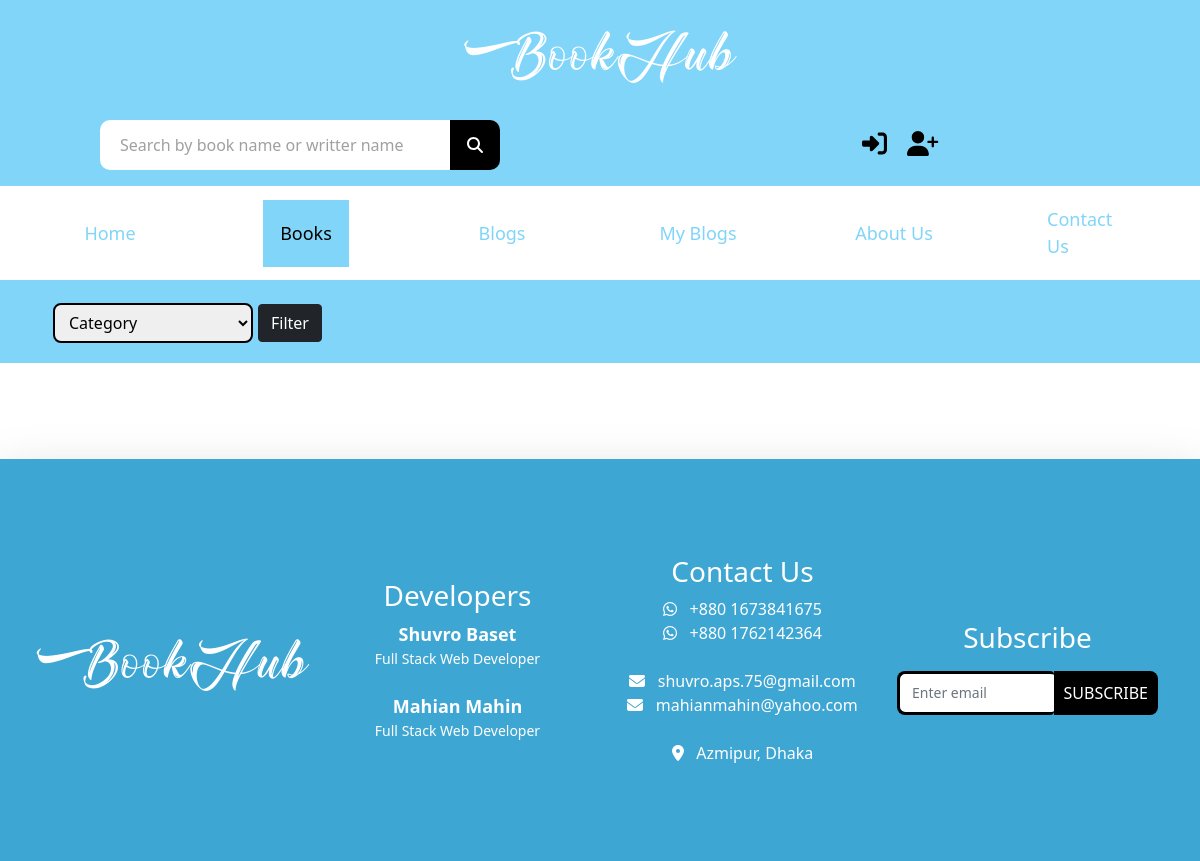
/books/, run on an earlier commit of the app's database.
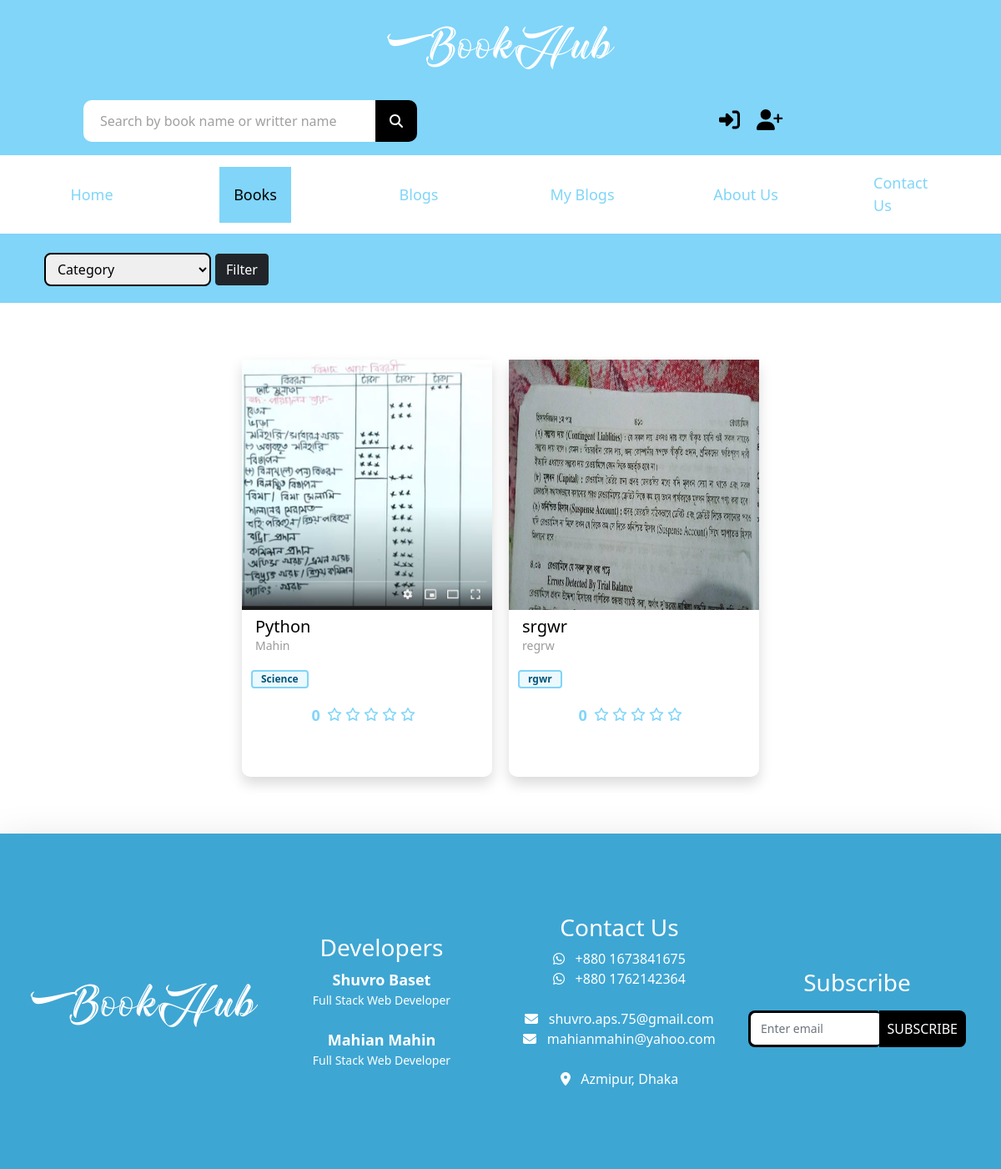
And on a later commit of the database.
### bookHub_app/models.py (models this page shows, shortened)
class Books(models.Model):
    uploader = models.ForeignKey(User, on_delete=models.CASCADE)
    book = models.FileField(upload_to='pdf')
    book_thumbnail = models.ImageField(upload_to='pdf/thumbnails', null=True)
    book_name = models.CharField(max_length=200, null=True)
    language = models.CharField(max_length=100, null=True)
    author_name = models.CharField(max_length=200, null=True)
    description = models.TextField()
    uploaded_time = models.DateTimeField(auto_now=True)
    book_category = models.CharField(max_length=1000, null=True)
    book_rating = models.IntegerField(null=True, blank=True, default=0)

### bookHub_app/views.py (the view)
# urls.py: path('books/', books, name="books"),
def books(request):
    books = Books.objects.all()
    category_dict = {}
    for book in books:
        item = book.book_category
        category = item.split(',')
        category_dict[book.id] = category
    println(category_dict)
    context = {
        "books": "active",
        "all_books": books,
        "category": category_dict
    }
    return render(request, 'books.html', context=context)

### bookHub_app/views.py (called while the page is built)
def println(text):
    print("\n====================\n", text, "\n====================\n")

### templates/books.html (shortened to what this page needs)
{% extends 'main.html' %}
{% load static %}
{% block content %}
    <section>
        <div class="filter_bar d-flex justify-content-end align-items-center">
          <div class="container d-flex flex-row justify-content-start align-items-center filter-container mx-3">
            <form>
              <select name="category" class="cat_filter">
                <option value="none" selected disabled>Category</option>
              </select>
            </form>
            <button type="submit" class="btn btn-dark">Filter</button>
          </div>
        </div>
    </section>
    <section class="my-5">
        <div class="container">
            <div class="d-flex flex-row justify-content-center align-items-center">
              <div class="book-card-section d-flex flex-row justify-content-start flex-wrap">
                {% if all_books %}
                  {% for book in all_books %}
                  <a href={% url 'book_details' id=book.id name=book.book_name %}>
                    <div class="book-card d-flex flex-column shadow">
                      <img class="book_avatar_img w-100" src={{ book.book_thumbnail.url }}>
                      <div class="name_section d-flex flex-column py-2 px-3">
                        <h5>{{ book.book_name }}</h5>
                        <span>{{ book.author_name }}</span>
                      </div>
                      <div class="category_section d-flex flex-row flex-wrap py-2 px-2">
                        {% for key, value in category.items %}
                          {% if key == book.id %}
                            {% for item in value %}
                              <div class="category_box d-flex justify-content-center align-items-center">{{ item }}</div>
                            {% endfor %}
                          {% endif %}
                        {% endfor %}
                      </div>
                      <div class="rating_section d-flex flex-row justify-content-center align-items-start py-2 px-3">
                      {% if book.book_rating <= .9 %}
                        <div class="rate_num">{{ book.book_rating }}</div>
                        <div class="rate_stars mx-2">
                          <i class="far fa-star" id="stars"></i>
                          <i class="far fa-star" id="stars"></i>
                          <i class="far fa-star" id="stars"></i>
                          <i class="far fa-star" id="stars"></i>
                          <i class="far fa-star" id="stars"></i>
                        </div>
                      {% endif %}
                      </div>
                    </div>
                  {% endfor %}
                {% endif %}
              </div>
            </div>
          </div>
    </section>
{% endblock %}

### templates/main.html (shortened to what this page needs)
{% load static i18n %}
<!DOCTYPE html>
<html lang="en">
  <head>
    <link  href="https://cdn.jsdelivr.net/npm/bootstrap@5.1.0/dist/css/bootstrap.min.css" rel="stylesheet"
    />
    <link rel="stylesheet" href="https://unpkg.com/swiper/swiper-bundle.min.css" />
    <link rel="stylesheet" href="{% static './css/style.css' %}" />
    <link rel="stylesheet" href="{% static './css/media.css' %}" />
  </head>
  <body>
{% include 'header.html' %}
{% block content %}
{% endblock %}
{% include 'footer.html' %}
  </body>
</html>

### templates/header.html (shortened to what this page needs)
{% load static %}
    <div class="container-fluid">
      <div class="row logo-row">
        <div class="col-sm-12 text-center text-white">
          <h2 class="my-3 logo">BookHub</h2>
        </div>
      </div>
      <div class="row logo-row search-icons-section" id="hide">
        <div class="col-sm-6 d-flex justify-content-center">
          <div class="search-bar my-3">
            <form method="post" class="d-flex flex-row">
              <input type="text" name="search" placeholder="Search by book name or writter name"/>
              <button type="submit"><i class="fas fa-search"></i></button>
            </form>
          </div>
        </div>
        <div class=" col-sm-6 d-flex justify-content-center align-items-center px-5 icon-section">
          {% if request.user.is_authenticated %}
            <a href={% url 'logout' %}><i title="Logout" class="fas fa-sign-out-alt icons"></i></a>
            <a href={% url 'user_dashboard' %}><i title="Dashboard" class="fas fa-tachometer-alt icons"></i></a>
          {% else %}
            <a href={% url 'login' %}><i title="Login" class="fas fa-sign-in-alt icons"></i></a>
            <a href={% url 'signup' %}><i title="Signup" class="fas fa-user-plus icons"></i></a>
          {% endif %}
        </div>
      </div>
      <div class="row navbar-desktop" id="hide">
        <div class=" col-sm-12 d-flex flex-row justify-content-center align-items-center nav-links">
          <a href={% url 'home' %} class="d-flex justify-content-center {{ home }}">Home</a>
          <a href={% url 'books' %} class="d-flex justify-content-center {{ books }}">Books</a>
          <a href={% url 'blogs' %} class="d-flex justify-content-center {{ blogs }}">Blogs</a>
          <a href={% url 'my_blog' %} class="d-flex justify-content-center {{ my_blog }}">My Blogs</a>
          <a href={% url 'about' %} class="d-flex justify-content-center {{ about }}">About Us</a>
          <a href={% url 'contact' %} class="d-flex justify-content-center {{ contact }}">Contact Us</a>
        </div>
      </div>
    </div>

### templates/footer.html
{% load static %}
    <section class="footer shadow-lg">
      <div class="container">
        <div class="row d-flex justify-content-center align-items-center">
          <div class="col-sm-3 d-flex justify-content-center align-items-center"><h4 class="my-3 logo">BookHub</h4></div>
          <div class="my-3 col-sm-3 d-flex flex-column justify-content-center align-items-center footer_developers">
            <h3>Developers</h3>
            <span>Shuvro Baset</span>
            <small>Full Stack Web Developer</small>
            <br>
            <span>Mahian Mahin</span>
            <small>Full Stack Web Developer</small>
          </div>
          <div class="my-3 col-sm-3 d-flex flex-column justify-content-center align-items-center footer_contact">
            <h3>Contact Us</h3>
            <span><i class="fab fa-whatsapp"></i> &nbsp; +880 1673841675</span>
            <span><i class="fab fa-whatsapp"></i> &nbsp; +880 1762142364</span>
            <br>
            <span><i class="fas fa-envelope"></i> &nbsp; shuvro.aps.75@gmail.com</span>
            <span><i class="fas fa-envelope"></i> &nbsp; mahianmahin@yahoo.com</span>
            <br>
            <span><i class="fas fa-map-marker-alt"></i> &nbsp; Azmipur, Dhaka</span>
          </div>
          <div class="my-3 col-sm-3 d-flex flex-column justify-content-center align-items-center footer_subscribe">
            <h3 class="my-3">Subscribe</h3>
            <form class="form-group subscription-form d-flex flex-row">
              <input type="text" class="form-control" placeholder="Enter email">
              <button type="submit">SUBSCRIBE</button>
            </form>
          </div>
        </div>
      </div>
    </section>

### static/css/style.css (style rules this page uses)
.logo-row { background: #80d5f9; }
.logo { font-family: logo-font; font-size: 60px; color: #fff; }
.search-bar input { color: rgb(160, 160, 160); padding-left: 20px; width: 350px; height: 50px; outline: none; border: none; border-bottom-left-radius: 10px; border-top-left-radius: 10px; }
.search-bar input::placeholder { color: rgb(160, 160, 160); }
.search-bar button { width: 50px; background: black; color: #fff; outline: none; border: none; border-top-right-radius: 10px; border-bottom-right-radius: 10px; }
.icon-section a { text-decoration: none; color: black; }
.icons { margin: 10px; font-size: 25px; }
.nav-links { border-bottom: 3px solid #80d5f9; }
.nav-links a { text-decoration: none; font-weight: 500; margin-left: 55px; margin-right: 55px; color: #80d5f9; padding-top: 20px; padding-bottom: 20px; font-size: 18px; width: 100px; transition: 0.2s ease-in; }
.nav-links a.active { background: #80d5f9; color: black; }
.footer { background: #3ea6d3; padding-top: 80px; padding-bottom: 80px; color: #fff; }
.footer_developers span { font-size: 18px; font-weight: bold; }
.subscription-form input { border: 3px solid black; border-top-left-radius: 8px; border-bottom-left-radius: 8px; border-right: none; font-size: 14px; }
.subscription-form button { background: black; color: #fff; border: none; outline: none; padding: 10px; border-top-right-radius: 8px; border-bottom-right-radius: 8px; border-left: none; }
.book-card { border-bottom-left-radius: 10px; border-bottom-right-radius: 10px; margin: 20px 10px; height: 500px; width: 300px; }
.book-card img { width: 300px; height: 300px; }
.name_section span { color: rgb(155, 155, 155); font-size: 14px; }
.name_section h5 { margin: 0; color: black; }
.category_box { font-size: 12px; font-weight: bold; color: #005579; height: 22px; width: auto; padding: 5px 10px; margin: 3px 3px; background: #80d5f926; border: 2px solid #80D5F9; border-radius: 4px; }
.rate_num { font-weight: bold; color: #80D5F9; font-size: 18px; }
#stars { color: #80D5F9; }
.filter_bar { height: 80px; padding: 10px 20px; background: #80D5F9; }
.cat_filter { height: 40px; width: 200px; padding: 0px 10px; margin: 0px 5px; border-radius: 8px; outline: none; border: 2px solid black; }
.book-card-section a { text-decoration: none; }
.fa-user , .fa-unlock-alt, .fa-envelope { color: #fff !important; }

What changed in the data, as far as the page shows it:
added Books: book_thumbnail (picture), book_name "Python", author_name "Mahin", value "Science", book_rating "0"
added Books: book_thumbnail (picture), book_name "srgwr", author_name "regrw", value "rgwr", book_rating "0"
